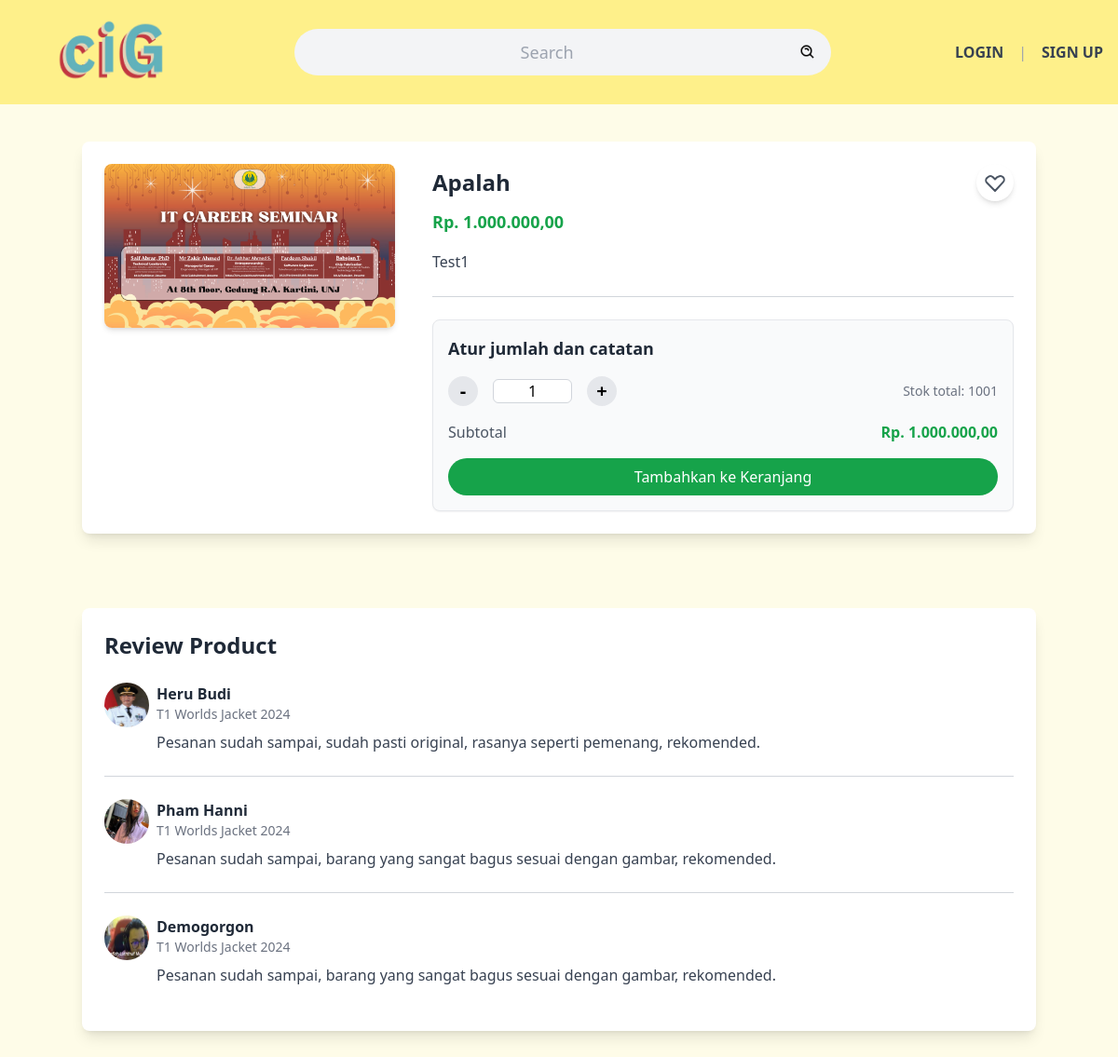
/detailprod1.php?idprod=57, run on an earlier commit of the app's database.
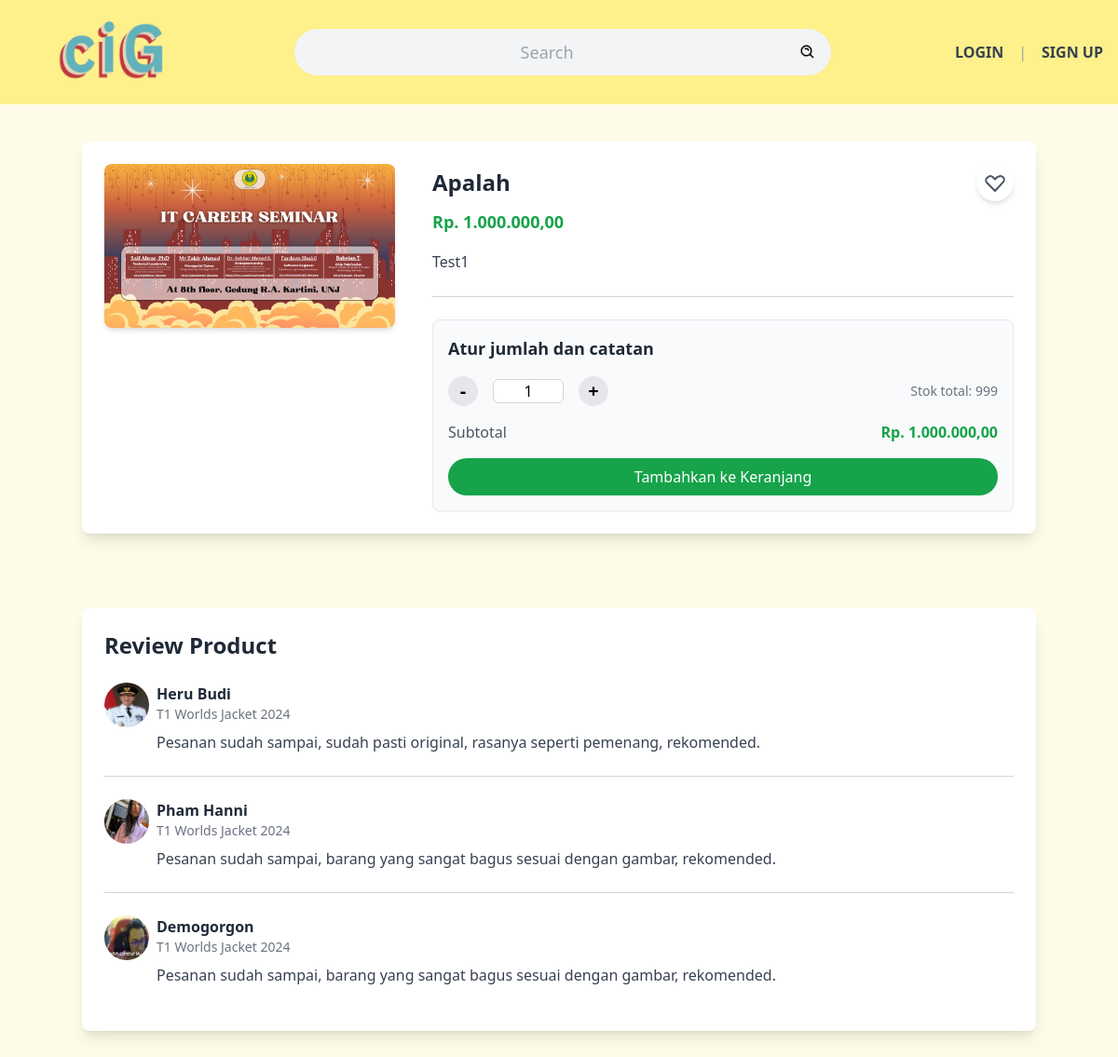
And on a later commit of the database.
### tables this page shows
CREATE TABLE IF NOT EXISTS `produk` (
  `ID_produk` int NOT NULL AUTO_INCREMENT,
  `ID_kategori` int DEFAULT NULL,
  `nama` varchar(500) DEFAULT NULL,
  `deskripsi` varchar(500) DEFAULT NULL,
  `harga` int DEFAULT NULL,
  `foto` varchar(500) NOT NULL,
  `stok` int DEFAULT NULL,
  `terjual` int DEFAULT NULL,
  `waktuditambahkan` date NOT NULL,
  `statusproduk` enum('available','unavailable') NOT NULL DEFAULT 'available',
  `ID_discount` int DEFAULT NULL,
  PRIMARY KEY (`ID_produk`),
  KEY `nama` (`nama`),
  KEY `ID_kategori` (`ID_kategori`),
  KEY `ID_discount` (`ID_discount`)
);

### public/detailprod1.php (the view, shortened to what the changed rows need)
<?php
include "../connect.php";
$idprod = $_GET['idprod'];
$query = "SELECT * FROM produk WHERE ID_produk = ? ";
$stmt = $conn->prepare($query);
$stmt->bind_param("i", $idprod);
$stmt->execute();
$result = $stmt->get_result();
$row = $result->fetch_assoc();
?>
<!DOCTYPE html>
<html lang="en">
<head>
  <link rel="stylesheet" href="./css/style3.css">
</head>
<body class="font-sans bg-yellow-50">
  <main class="px-6 py-10">
    <div class="max-w-5xl mx-auto flex flex-col lg:flex-row gap-10 bg-white p-6 rounded-lg shadow-lg">
      <div class="lg:w-1/3">
        <img src="./products/<?php echo $row['foto']; ?>" alt="Jacket" class="rounded-lg shadow-md" />
      </div>
      <div class="lg:w-2/3 flex flex-col justify-between">
        <div class="flex items-center justify-between">
          <h1 class="text-2xl font-bold text-gray-800"><?php echo $row['nama']; ?></h1>
          <button id="heartButton" onclick="window.location.href = 'login.php';"
            class="ml-4 bg-white p-2 rounded-full shadow-md hover:bg-gray-100 heart-transition">
          </button>
        </div>
        <div>
          <p class="text-lg font-semibold text-green-600 mt-2">Rp.
            <?php echo number_format($row['harga'], 2, ',', '.'); ?>
          </p>
          <p class="mt-4 text-gray-700 leading-relaxed">
            <?php echo $row['deskripsi']; ?>
          </p>
          <hr class="my-6 border-gray-300">
        </div>
        <div class="bg-gray-50 p-4 border border-gray-200 rounded-lg shadow-sm">
          <h2 class="text-lg font-semibold text-gray-800">Atur jumlah dan catatan</h2>
          <div class="flex items-center justify-between mt-4">
            <div class="flex items-center space-x-4">
              <button onclick="updateQuantity('decrease')"
                class="w-8 h-8 flex items-center justify-center bg-gray-200 rounded-full hover:bg-gray-300">
              </button>
              <input type="number" id="quantity" value="1" min="1" max="<?php echo $row['stok']; ?>"
                class="w-16 text-center border border-gray-300 rounded-md no-arrows" oninput="inputQuantity()" />
              <button onclick="updateQuantity('increase')"
                class="w-8 h-8 flex items-center justify-center bg-gray-200 rounded-full hover:bg-gray-300">
              </button>
            </div>
            <span class="text-gray-500 text-sm">Stok total: <?php echo $row['stok']; ?></span>
          </div>
        </div>
      </div>
    </div>
  </main>
  <section class="px-6 py-10">
    <div class="max-w-5xl mx-auto bg-white p-6 rounded-lg shadow-lg">
      <h2 class="text-2xl font-bold text-gray-800 mb-6">Review Product</h2>
    </div>
  </section>
</body>
</html>

What changed in the data, as far as the page shows it:
changed produk "Apalah": stok "1001" → "999"
